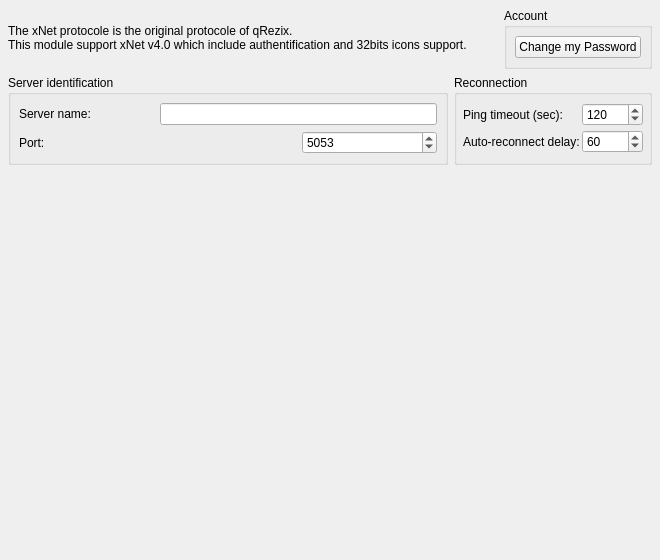
<ui version="4.0" >
 <author></author>
 <comment></comment>
 <exportmacro></exportmacro>
 <class>RzxXNetProp</class>
 <widget class="QWidget" name="RzxXNetProp" >
  <property name="geometry" >
   <rect>
    <x>0</x>
    <y>0</y>
    <width>660</width>
    <height>560</height>
   </rect>
  </property>
  <property name="windowTitle" >
   <string>Form</string>
  </property>
  <layout class="QGridLayout" >
   <property name="margin" >
    <number>8</number>
   </property>
   <property name="spacing" >
    <number>6</number>
   </property>
   <item row="1" column="1" colspan="2" >
    <widget class="QGroupBox" name="grpReconnect" >
     <property name="sizePolicy" >
      <sizepolicy>
       <hsizetype>3</hsizetype>
       <vsizetype>5</vsizetype>
       <horstretch>0</horstretch>
       <verstretch>0</verstretch>
      </sizepolicy>
     </property>
     <property name="whatsThis" >
      <string>&lt;h3>Reconnection&lt;/h3>&lt;p>Defines the parameters of the reconnection.&lt;p>&lt;p>You shouldn't have to modify this values&lt;/p></string>
     </property>
     <property name="title" >
      <string>Reconnection</string>
     </property>
     <layout class="QGridLayout" >
      <property name="margin" >
       <number>6</number>
      </property>
      <property name="spacing" >
       <number>2</number>
      </property>
      <item row="1" column="0" >
       <widget class="QLabel" name="lblReconnection" >
        <property name="text" >
         <string>Auto-reconnect delay:</string>
        </property>
        <property name="textFormat" >
         <enum>Qt::PlainText</enum>
        </property>
        <property name="buddy" >
         <cstring>reconnection</cstring>
        </property>
       </widget>
      </item>
      <item row="0" column="0" >
       <widget class="QLabel" name="lblPingTimeout" >
        <property name="text" >
         <string>Ping timeout (sec):</string>
        </property>
        <property name="textFormat" >
         <enum>Qt::PlainText</enum>
        </property>
        <property name="buddy" >
         <cstring>ping_timeout</cstring>
        </property>
       </widget>
      </item>
      <item row="1" column="1" >
       <widget class="QSpinBox" name="reconnection" >
        <property name="maximum" >
         <number>32768</number>
        </property>
        <property name="minimum" >
         <number>30</number>
        </property>
        <property name="value" >
         <number>60</number>
        </property>
       </widget>
      </item>
      <item row="0" column="1" >
       <widget class="QSpinBox" name="ping_timeout" >
        <property name="maximum" >
         <number>32768</number>
        </property>
        <property name="value" >
         <number>120</number>
        </property>
       </widget>
      </item>
     </layout>
    </widget>
   </item>
   <item row="1" column="0" >
    <widget class="QGroupBox" name="grpComm" >
     <property name="sizePolicy" >
      <sizepolicy>
       <hsizetype>3</hsizetype>
       <vsizetype>5</vsizetype>
       <horstretch>0</horstretch>
       <verstretch>0</verstretch>
      </sizepolicy>
     </property>
     <property name="title" >
      <string>Server identification</string>
     </property>
     <layout class="QGridLayout" >
      <property name="margin" >
       <number>8</number>
      </property>
      <property name="spacing" >
       <number>6</number>
      </property>
      <item row="0" column="0" >
       <widget class="QLabel" name="lblServername" >
        <property name="text" >
         <string>Server name:</string>
        </property>
        <property name="textFormat" >
         <enum>Qt::PlainText</enum>
        </property>
        <property name="buddy" >
         <cstring>server_name</cstring>
        </property>
       </widget>
      </item>
      <item row="0" column="1" colspan="2" >
       <widget class="QLineEdit" name="server_name" >
        <property name="sizePolicy" >
         <sizepolicy>
          <hsizetype>3</hsizetype>
          <vsizetype>0</vsizetype>
          <horstretch>0</horstretch>
          <verstretch>0</verstretch>
         </sizepolicy>
        </property>
        <property name="whatsThis" >
         <string>&lt;h3>Server&lt;/h3>&lt;p>Define the address of the xnetserver&lt;/p></string>
        </property>
        <property name="text" >
         <string/>
        </property>
        <property name="cursorPosition" >
         <number>0</number>
        </property>
       </widget>
      </item>
      <item row="1" column="2" >
       <widget class="QSpinBox" name="server_port" >
        <property name="toolTip" >
         <string>&lt;h3>Port&lt;/h3>&lt;p>Defines the port to connect to on the xnetserver&lt;/p>&lt;p>You shouldn't have to modify this value&lt;/p></string>
        </property>
        <property name="maximum" >
         <number>32768</number>
        </property>
        <property name="value" >
         <number>5053</number>
        </property>
       </widget>
      </item>
      <item row="1" column="0" colspan="2" >
       <widget class="QLabel" name="lblServerport" >
        <property name="sizePolicy" >
         <sizepolicy>
          <hsizetype>3</hsizetype>
          <vsizetype>1</vsizetype>
          <horstretch>0</horstretch>
          <verstretch>0</verstretch>
         </sizepolicy>
        </property>
        <property name="text" >
         <string>Port:</string>
        </property>
        <property name="textFormat" >
         <enum>Qt::PlainText</enum>
        </property>
        <property name="buddy" >
         <cstring>server_port</cstring>
        </property>
       </widget>
      </item>
     </layout>
    </widget>
   </item>
   <item row="0" column="2" >
    <widget class="QGroupBox" name="grpAccount" >
     <property name="title" >
      <string>Account</string>
     </property>
     <layout class="QGridLayout" >
      <property name="margin" >
       <number>8</number>
      </property>
      <property name="spacing" >
       <number>6</number>
      </property>
      <item row="0" column="0" >
       <widget class="QPushButton" name="btnChangePass" >
        <property name="text" >
         <string>Change my Password</string>
        </property>
       </widget>
      </item>
     </layout>
    </widget>
   </item>
   <item row="0" column="0" colspan="2" >
    <widget class="QLabel" name="lblInfo" >
     <property name="text" >
      <string>&lt;html>&lt;head>&lt;meta name=&quot;qrichtext&quot; content=&quot;1&quot; />&lt;/head>&lt;body style=&quot; white-space: pre-wrap; font-family:Terminal [Bitstream]; font-weight:400; font-style:normal; text-decoration:none;&quot;>&lt;p style=&quot; margin-top:0px; margin-bottom:0px; margin-left:0px; margin-right:0px; -qt-block-indent:0; text-indent:0px;&quot;>The xNet protocole is the original protocole of qRezix.&lt;/p>&lt;p style=&quot; margin-top:0px; margin-bottom:0px; margin-left:0px; margin-right:0px; -qt-block-indent:0; text-indent:0px;&quot;>This module support xNet v4.0 which include authentification and 32bits icons support. &lt;/p>&lt;/body>&lt;/html></string>
     </property>
     <property name="wordWrap" >
      <bool>true</bool>
     </property>
    </widget>
   </item>
   <item row="2" column="0" colspan="3" >
    <spacer>
     <property name="orientation" >
      <enum>Qt::Vertical</enum>
     </property>
     <property name="sizeHint" >
      <size>
       <width>481</width>
       <height>241</height>
      </size>
     </property>
    </spacer>
   </item>
  </layout>
 </widget>
 <pixmapfunction></pixmapfunction>
 <resources/>
 <connections/>
</ui>
